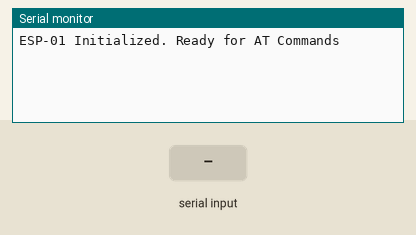
This sketch was run on a simulated Arduino Uno, built with avr-gcc and run on an emulated ATmega328P. On the bench: the last lines printed to the serial monitor. Inputs (shaded band) come from the test bench.

Above: at 1.2 s.
1.3 s: "1" received over the second serial link
At 2.3 s:
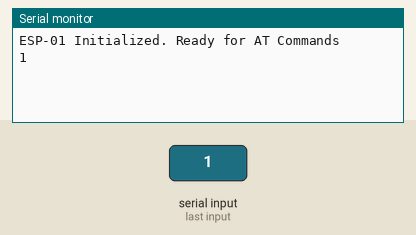
2.8 s: "0" received over the second serial link
At 3.4 s:
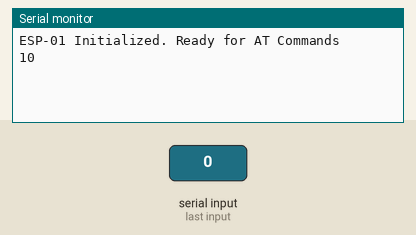

The sketch:

Code.ino
```cpp
#include <SoftwareSerial.h>

SoftwareSerial esp(0, 1); // RX, TX (using Arduino's TX/RX pins)

void setup() {
  Serial.begin(9600);  // Communication with Serial Monitor
  esp.begin(9600);     // Communication with ESP-01
  Serial.println("ESP-01 Initialized. Ready for AT Commands");
}

void loop() {
  if (Serial.available()) {
    esp.write(Serial.read()); // Send data from Serial Monitor to ESP
  }
  if (esp.available()) {
    Serial.write(esp.read()); // Send data from ESP to Serial Monitor
  }
}
```

Measured:
- after the input at 1.3 s, the serial monitor: prints a new line at once (image 1)
- after the input at 2.8 s, the serial monitor: prints a new line at once (image 2)
